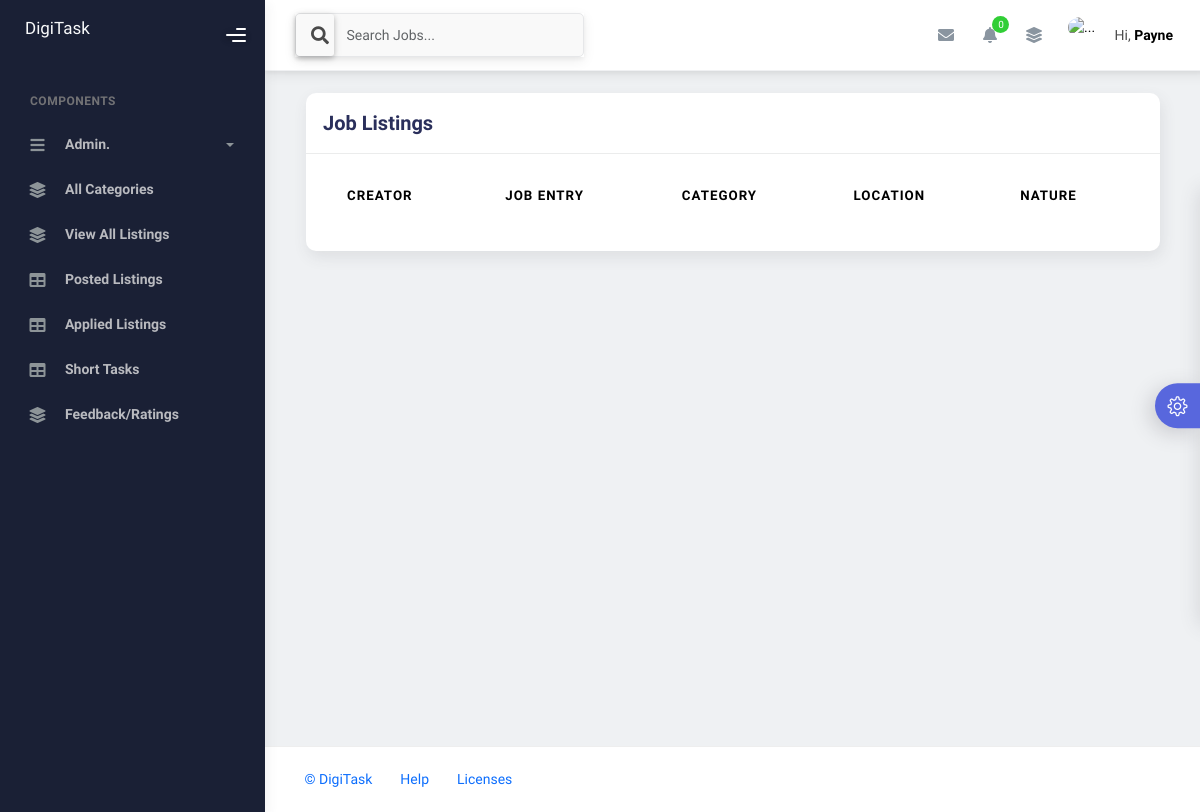
Before: /dash/job_listings/ (signed in) with the older database file.
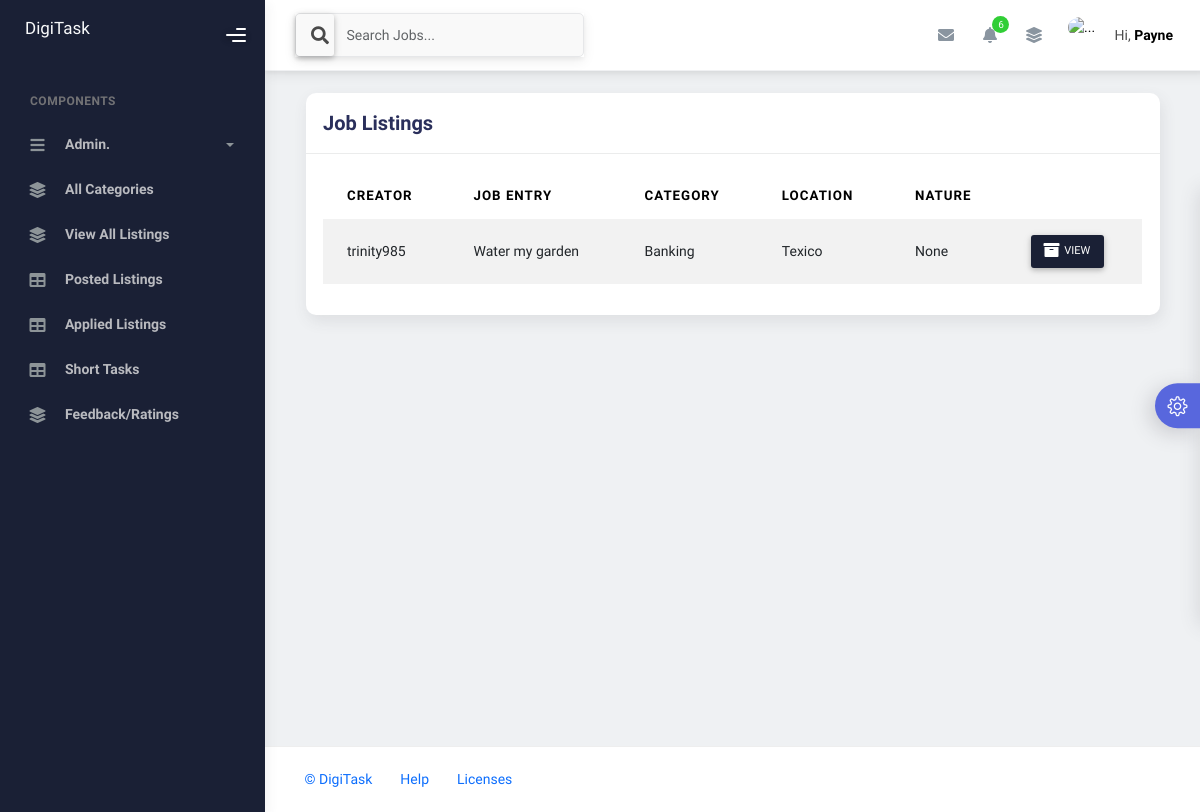
After: the same page with the newer database file.
### dash/models.py (models this page shows, shortened)
class Job_Listing(models.Model):
    created_by = models.ForeignKey(User, on_delete=models.CASCADE)
    job = models.CharField(max_length=50)
    category = models.ForeignKey(Category, on_delete=models.CASCADE)
    description = models.CharField(max_length=255)
    location = models.CharField(max_length=50)
    nature = models.ForeignKey(Nature, on_delete=models.SET_NULL, null=True)
    create_date = models.DateTimeField(auto_now_add=True)
    payment = models.IntegerField(null=True, blank=True)
    status = models.CharField(max_length=50, default="pending")
    tasker = models.ForeignKey(User, on_delete=models.CASCADE, null=True, blank=True, related_name="short_tasker")
    featured_status = models.BooleanField(default=False)

class Category(models.Model):
    category = models.CharField(max_length=50)
    description = models.TextField(null=True, blank=True)
    create_date = models.DateTimeField(auto_now_add=True)
    def __str__(self):
        return str(self.category)

### dash/views.py (the view, shortened to what this page needs)
# urls.py: path('job_listings/', views.job_listings, name="job_listings"),
@login_required(login_url='sign_in')
def job_listings(request):
    q = request.GET.get('q', '')
    jobs = Job_Listing.objects.exclude(created_by=request.user).filter(status='posted')
    context = {'listings': jobs}
    return render(request, 'dash_listings.html', context)

### chats/context_processors.py (called while the page is built)
def user_profile(request):
    if request.user.is_authenticated:
        profile = get_object_or_404(User, username=request.user)
        context = {'profile': profile}
        return context
    else:
        context = {}
        return context

def to_do(request):
    if request.user.is_authenticated:
        list_items = To_Do.objects.filter(user=request.user)
        context = {'to_do_items': list_items}
        return context
    else:
        context = {}
        return context

def notes(request):
    if request.user.is_authenticated:
        my_notes = My_Note.objects.filter(user=request.user)
        context = {'notes': my_notes}
        return context
    else:
        context = {}
        return context

### dash/context_processors.py (called while the page is built)
def notes_context(request):
    if request.user.is_authenticated:
        count = Notification.objects.filter(user=request.user, is_read=False).count()
        latest_notifications = Notification.objects.filter(user=request.user, is_read=False).order_by('-create_date')[:5]
    else:
        count = 0
        latest_notifications = []
    context = {'total_unread_notes': count, 'latest_notes': latest_notifications}
    return context

### templates/dash_listings.html (shortened to what this page needs)
{% extends 'dash_main.html' %}
{% block main %}
<div class="page-inner">
    <div class="page-category">
        <div class="container">
            <div class="col-md-12">
                <div class="card">
                    <div class="card-header d-flex w-100 justify-content-between">
                        <div class="card-title">Job Listings</div>
                    </div>
                    <div class="card-body">
                        <div class="table-responsive">
                            <table class="table table-striped table-hover">
                                <thead>
                                    <tr>
                                        <th scope="col">Creator</th>
                                        <th scope="col">Job Entry</th>
                                        <th scope="col">Category</th>
                                        <th scope="col">Location</th>
                                        <th scope="col">Nature</th>
                                    </tr>
                                </thead>
                                <tbody>
                                    {% for job_listing in listings %}
                                    <tr>
                                        <td>{{ job_listing.created_by }}</td>
                                        <td>{{ job_listing.job }}</td>
                                        <td>{{ job_listing.category }}</td>
                                        <td>{{ job_listing.location }}</td>
                                        <td>{{ job_listing.nature }}</td>
                                        <td>
                                            <div>
                                                <a class="btn btn-sm btn-black"
                                                    href="{% url 'job_details' job_listing.id %}">
                                                    <span class="btn-label">
                                                    </span>
                                                    View
                                                </a>
                                            </div>
                                        </td>
                                    </tr>
                                    {% endfor %}
                                </tbody>
                            </table>
                        </div>
                    </div>
                </div>
            </div>
        </div>
    </div>
</div>
{% endblock %}

### templates/dash_components/nav.html (shortened to what this page needs)
{% load static %}
<nav class="navbar navbar-header navbar-header-transparent navbar-expand-lg border-bottom">
  <div class="container-fluid">
    <nav class="navbar navbar-header-left navbar-expand-lg navbar-form nav-search p-0 d-none d-lg-flex">
      <form action="{% url 'job_listings' %}">
        <div class="input-group">
          <div class="input-group-prepend">
            <button type="submit" class="btn btn-search pe-1">
              <i class="fa fa-search search-icon"></i>
            </button>
          </div>
          <input type="text" name="q" value="{{ search_query }}" placeholder="Search Jobs..." class="form-control" />
        </div>
      </form>
    </nav>
    <ul class="navbar-nav topbar-nav ms-md-auto align-items-center">
      <li class="nav-item topbar-icon dropdown hidden-caret">
        <a class="nav-link dropdown-toggle" href="#" id="messageDropdown" role="button" data-bs-toggle="dropdown"
          aria-haspopup="true" aria-expanded="false">
          <i class="fa fa-envelope"></i>
        </a>
      </li>
      <li class="nav-item topbar-icon dropdown hidden-caret">
        <a class="nav-link dropdown-toggle" href="#" id="notifDropdown" role="button" data-bs-toggle="dropdown"
          aria-haspopup="true" aria-expanded="false">
          <i class="fa fa-bell"></i>
          <span class="notification">{{ total_unread_notes }}</span>
        </a>
      </li>
      <li class="nav-item topbar-icon dropdown hidden-caret">
        <a class="nav-link" data-bs-toggle="dropdown" href="#" aria-expanded="false">
          <i class="fas fa-layer-group"></i>
        </a>
      </li>
      <li class="nav-item topbar-user dropdown hidden-caret">
        <a class="dropdown-toggle profile-pic" data-bs-toggle="dropdown" href="#" aria-expanded="false">
          <div class="avatar-sm">
            <img src="{{ profile.profile.avatar.url }}" alt="..." class="avatar-img rounded-circle" />
          </div>
          <span class="profile-username">
            <span class="op-7">Hi,</span>
            <span class="fw-bold">{{ request.user|capfirst }}</span>
          </span>
        </a>
      </li>
    </ul>
  </div>
</nav>

Changed rows visible on the page:
now on this page (row edited): Job_Listing: created_by "trinity985", job "Water my garden", category "Banking", location "Texico", nature "None"
Other visible differences:
{{ total_unread_notes }}: "0" → "6"
